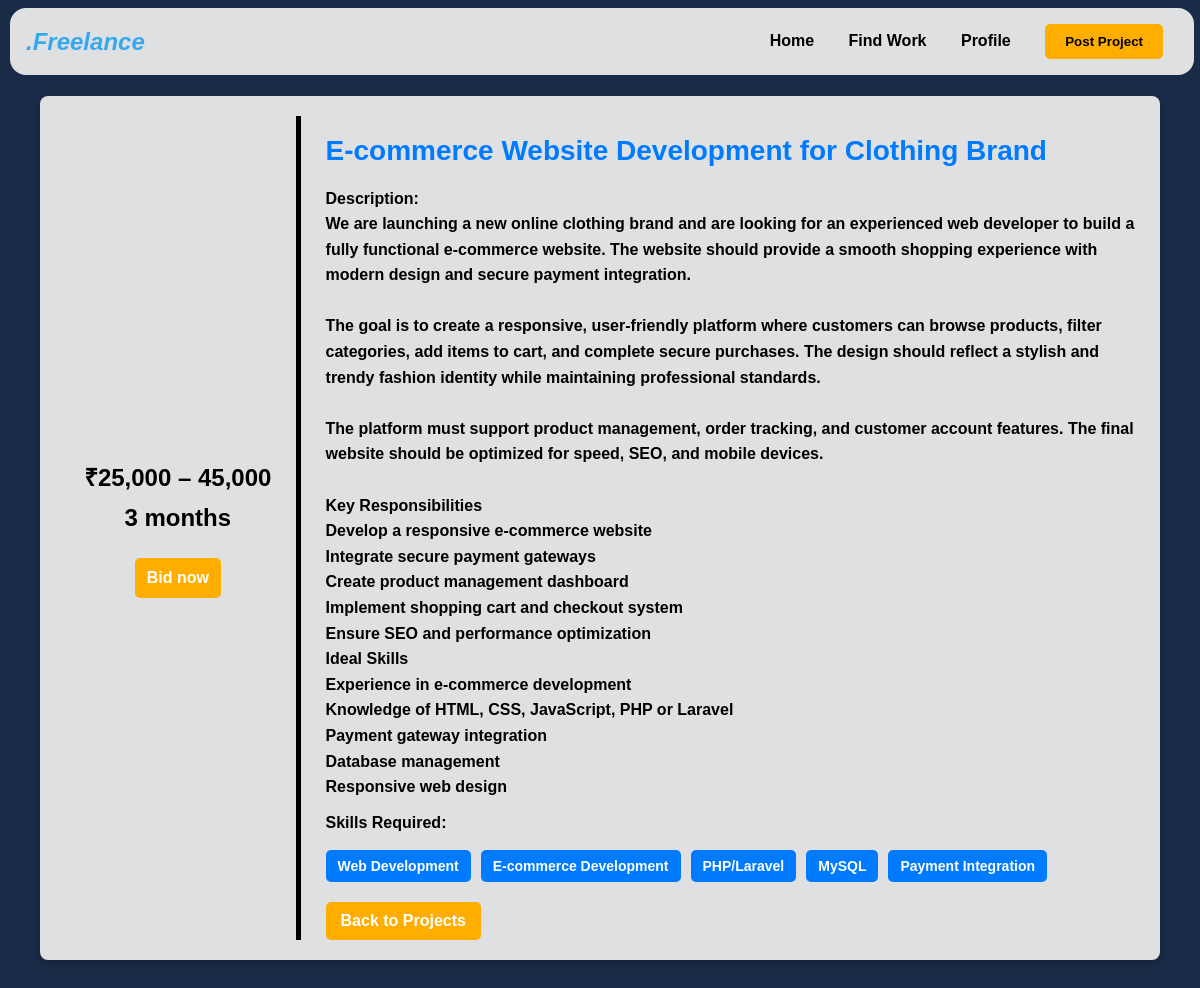
/jobdetails.php?id=14, run on the app's committed database.
### tables this page shows
CREATE TABLE `projects` (
  `id` int(11) NOT NULL,
  `user_id` int(11) NOT NULL,
  `project_title` varchar(255) NOT NULL,
  `project_description` text NOT NULL,
  `skills` varchar(255) NOT NULL,
  `budget` varchar(100) NOT NULL,
  `timeline` varchar(100) NOT NULL,
  `bid_deadline` date NOT NULL,
  `status` varchar(50) DEFAULT 'Open',
  `created_at` timestamp NOT NULL DEFAULT current_timestamp()
);

### jobdetails.php (the view, shortened to what this page needs)
<?php
$host = 'localhost';
$username = 'root';
$password = '';
$dbname = 'freelancer_db';
$conn = new mysqli($host, $username, $password, $dbname);
if (isset($_GET['id']) && is_numeric($_GET['id'])) {
    $project_id = $_GET['id'];
    $sql = "SELECT * FROM projects WHERE id = $project_id";
    $result = $conn->query($sql);
    if ($result->num_rows > 0) {
        $project = $result->fetch_assoc();
    } else {
        die("Project not found.");
    }
} else {
    die("Invalid project ID.");
}
?>
<!DOCTYPE html>
<html lang="en">
<head>
    <link rel="stylesheet" href="styles.css">
</head>
<body>
<header>
    <div class="logo"><i>.Freelance</i></div>
    <nav>
      <a href="hero.php">Home</a>
      <a href="posts.php">Find Work</a>
      <a href="profile.php">Profile</a>
      <a href="postjob1.php"><button class="cta">Post Project</button></a>
    </nav>
  </header>
  <div id="cards">
    <div class="container">
        <div class="left">
        <h2><strong>₹<?php echo htmlspecialchars($project['budget']); ?></strong> </h2>
        <h2><strong><?php echo htmlspecialchars($project['timeline']); ?></strong> </h2>
        <a href="" class="back-btn" style="padding: 20px 12px;"><strong>Bid now</strong></a>
    </div>
    <div class="right">
        <h1><?php echo htmlspecialchars($project['project_title']); ?></h1>
        <p><strong>Description:<br></strong> <?php echo nl2br(htmlspecialchars($project['project_description'])); ?></p>
        <p><strong>Skills Required:</strong></p>
        <div class="tags">
            <?php
            $skills = explode(',', $project['skills']);
            foreach ($skills as $skill) {
                echo '<span>' . htmlspecialchars(trim($skill)) . '</span>';
            }
            ?>
        </div>
        <a href="posts.php" class="back-btn"><strong>Back to Projects</strong></a>
        </div>
    </div>
        </div>
</body>
</html>

### styles.css (style rules this page uses)
header { display: flex; justify-content: space-between; align-items: center; padding: 16px; background-color: #f2f2f2e8; position: fixed; top: 8px; left: 10px; width: 96%; border-radius: 16px; z-index: 1000; }
header .logo { font-size: 24px; font-weight: bolder; color: #36A8F0; }
header nav a { margin: 0 15px; text-decoration: none; color: black; font-weight: bolder; }
header .cta { background-color: #ffae00; border: none; padding: 10px 20px; border-radius: 5px; color: black; font-weight: bolder; cursor: pointer; }

### jobdetails.php (style rules this page uses)
body { margin: 50px 0px; font-family: 'IBM Plex Sans', sans-serif; background-color: #1A2B47; color: white; }
.container { max-width: 90%; margin: 8% auto; padding: 20px; background:#f2f2f2e8; border-radius: 8px; box-shadow: 0 4px 10px rgba(0, 0, 0, 0.2); display: flex; flex-direction: row; color: black; font-weight:bolder; height: auto; }
.left { display: flex; flex-direction: column; width: 55%; justify-content: center; line-height: 0; align-items: center; }
.right { border-left: 5px solid black; padding-left:25px; }
h1 { color: #007BFF; font-size: 28px; }
p { margin: 10px 0; line-height: 1.6; }
.tags { display: flex; flex-wrap: wrap; gap: 10px; margin-top: 15px; }
.tags span { background-color: #007BFF; color: white; padding: 8px 12px; border-radius: 5px; font-size: 14px; }
.back-btn { display: inline-block; margin-top: 20px; padding: 10px 15px; background-color: #ffae00; color: white; text-decoration: none; border-radius: 5px; }

### data on the page
projects: budget "25,000 – 45,000", timeline "3 months", project_title "E-commerce Website Development for Clothing Brand", project_description "We are launching a new online clothing brand and are looking for an experienced web developer to build a fully functional e-commerce website. The website should provide a smooth shopping experience with modern design and secure payment integration. The goal is to create a responsive, user-friendly platform where customers can browse products, filter categories, add items to cart, and complete secure purchases. The design should reflect a stylish and trendy fashion identity while maintaining professional standards. The platform must support product management, order tracking, and customer account features. The final website should be optimized for speed, SEO, and mobile devices. Key…", skills "Web Development", skills "E-commerce Development", skills "PHP/Laravel", skills "MySQL", skills "Payment Integration"
